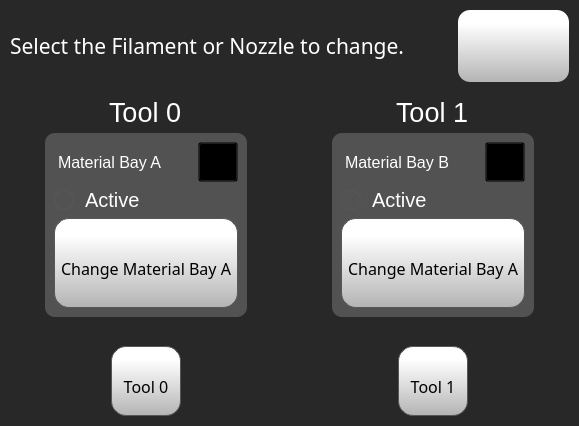
<?xml version="1.0" encoding="UTF-8"?>
<ui version="4.0">
 <class>Form</class>
 <widget class="QWidget" name="Form">
  <property name="geometry">
   <rect>
    <x>0</x>
    <y>0</y>
    <width>579</width>
    <height>426</height>
   </rect>
  </property>
  <property name="minimumSize">
   <size>
    <width>0</width>
    <height>0</height>
   </size>
  </property>
  <property name="maximumSize">
   <size>
    <width>2000</width>
    <height>2000</height>
   </size>
  </property>
  <property name="windowTitle">
   <string>Form</string>
  </property>
  <property name="autoFillBackground">
   <bool>false</bool>
  </property>
  <property name="styleSheet">
   <string notr="true">
background-color: rgb(40, 40, 40);
</string>
  </property>
  <layout class="QVBoxLayout" name="verticalLayout_6">
   <property name="spacing">
    <number>0</number>
   </property>
   <property name="leftMargin">
    <number>0</number>
   </property>
   <property name="topMargin">
    <number>0</number>
   </property>
   <property name="rightMargin">
    <number>0</number>
   </property>
   <property name="bottomMargin">
    <number>0</number>
   </property>
   <item>
    <widget class="QStackedWidget" name="mainMaterialNozzleStackedWidget">
     <property name="currentIndex">
      <number>0</number>
     </property>
     <widget class="QWidget" name="mainMaterialNozzlePage">
      <layout class="QVBoxLayout" name="verticalLayout_5" stretch="1,4">
       <property name="spacing">
        <number>5</number>
       </property>
       <property name="leftMargin">
        <number>5</number>
       </property>
       <property name="topMargin">
        <number>5</number>
       </property>
       <property name="rightMargin">
        <number>5</number>
       </property>
       <property name="bottomMargin">
        <number>5</number>
       </property>
       <item>
        <widget class="QFrame" name="infoBackFrame">
         <property name="styleSheet">
          <string notr="true">QFrame {
    border: none;
    border-radius: 10px;
    background: qlineargradient(
        x1:0, y1:0, x2:1, y2:1,
        stop:0 #1a1a1a,
        stop:1 #101010
    );

}
</string>
         </property>
         <property name="frameShape">
          <enum>QFrame::StyledPanel</enum>
         </property>
         <property name="frameShadow">
          <enum>QFrame::Raised</enum>
         </property>
         <layout class="QVBoxLayout" name="verticalLayout_28">
          <property name="spacing">
           <number>5</number>
          </property>
          <property name="leftMargin">
           <number>5</number>
          </property>
          <property name="topMargin">
           <number>5</number>
          </property>
          <property name="rightMargin">
           <number>5</number>
          </property>
          <property name="bottomMargin">
           <number>5</number>
          </property>
          <item>
           <layout class="QHBoxLayout" name="horizontalLayout_4" stretch="4,1">
            <item>
             <widget class="QLabel" name="materialNozzleLabel">
              <property name="font">
               <font>
                <family>Gotham</family>
                <pointsize>16</pointsize>
                <weight>50</weight>
                <bold>false</bold>
               </font>
              </property>
              <property name="styleSheet">
               <string notr="true">color: rgb(255, 255, 255);</string>
              </property>
              <property name="text">
               <string>Select the Filament or Nozzle to change.</string>
              </property>
              <property name="wordWrap">
               <bool>true</bool>
              </property>
             </widget>
            </item>
            <item>
             <widget class="QPushButton" name="materialNozzleBackButton">
              <property name="sizePolicy">
               <sizepolicy hsizetype="Expanding" vsizetype="Expanding">
                <horstretch>0</horstretch>
                <verstretch>0</verstretch>
               </sizepolicy>
              </property>
              <property name="minimumSize">
               <size>
                <width>0</width>
                <height>0</height>
               </size>
              </property>
              <property name="font">
               <font>
                <family>Gotham</family>
                <pointsize>16</pointsize>
               </font>
              </property>
              <property name="layoutDirection">
               <enum>Qt::LeftToRight</enum>
              </property>
              <property name="styleSheet">
               <string notr="true">QPushButton {
    border: none; /* no border for a flat push button */
	background-color: qlineargradient(spread:pad, x1:0, y1:1, x2:0, y2:0.188, stop:0 rgba(180, 180, 180, 255), stop:1 rgba(255, 255, 255, 255));
border-radius: 12px;
border-radius: 12px;


}

            QToolButton:checked {
                background-color: qlineargradient(x1: 0, y1: 0, x2: 0, y2: 1,
                                                stop: 0 #dadbde, stop: 1 #f6f7fa);
            }

QPushButton:pressed {
    background-color: qlineargradient(x1: 0, y1: 0, x2: 0, y2: 1,
                                      stop: 0 #dadbde, stop: 1 #f6f7fa);
}

QPushButton:flat {
    border: none; /* no border for a flat push button */
}

QPushButton:default {
    border-color: navy; /* make the default button prominent */
}</string>
              </property>
              <property name="text">
               <string/>
              </property>
              <property name="icon">
               <iconset resource="../resources/resource.qrc">
                <normaloff>:/Navigation/img/Navigation/arrows-4.png</normaloff>:/Navigation/img/Navigation/arrows-4.png</iconset>
              </property>
              <property name="iconSize">
               <size>
                <width>20</width>
                <height>20</height>
               </size>
              </property>
              <property name="checkable">
               <bool>false</bool>
              </property>
              <property name="autoDefault">
               <bool>false</bool>
              </property>
              <property name="default">
               <bool>false</bool>
              </property>
              <property name="flat">
               <bool>false</bool>
              </property>
             </widget>
            </item>
           </layout>
          </item>
         </layout>
        </widget>
       </item>
       <item>
        <layout class="QHBoxLayout" name="horizontalLayout_3" stretch="0,0">
         <item>
          <widget class="QFrame" name="tool0Frame">
           <property name="styleSheet">
            <string notr="true">QFrame {
    border: none;
    border-radius: 10px;
    background: qlineargradient(
        x1:0, y1:0, x2:1, y2:1,
        stop:0 #1a1a1a,
        stop:1 #101010
    );

}
</string>
           </property>
           <property name="frameShape">
            <enum>QFrame::StyledPanel</enum>
           </property>
           <property name="frameShadow">
            <enum>QFrame::Raised</enum>
           </property>
           <layout class="QVBoxLayout" name="verticalLayout_26" stretch="0,0,0,0">
            <property name="spacing">
             <number>0</number>
            </property>
            <property name="leftMargin">
             <number>5</number>
            </property>
            <property name="topMargin">
             <number>5</number>
            </property>
            <property name="rightMargin">
             <number>5</number>
            </property>
            <property name="bottomMargin">
             <number>5</number>
            </property>
            <item alignment="Qt::AlignHCenter">
             <widget class="QLabel" name="calibrateLabel_6">
              <property name="font">
               <font>
                <family>MS Shell Dlg 2</family>
                <pointsize>20</pointsize>
                <weight>50</weight>
                <bold>false</bold>
               </font>
              </property>
              <property name="styleSheet">
               <string notr="true">color: rgb(255, 255, 255);</string>
              </property>
              <property name="text">
               <string>Tool 0</string>
              </property>
             </widget>
            </item>
            <item>
             <layout class="QHBoxLayout" name="horizontalLayout">
              <property name="spacing">
               <number>5</number>
              </property>
              <property name="topMargin">
               <number>5</number>
              </property>
              <item alignment="Qt::AlignHCenter">
               <widget class="QFrame" name="frame">
                <property name="styleSheet">
                 <string notr="true">background-color: rgb(82, 82, 82);</string>
                </property>
                <property name="frameShape">
                 <enum>QFrame::StyledPanel</enum>
                </property>
                <property name="frameShadow">
                 <enum>QFrame::Raised</enum>
                </property>
                <layout class="QVBoxLayout" name="verticalLayout">
                 <property name="spacing">
                  <number>6</number>
                 </property>
                 <item>
                  <layout class="QHBoxLayout" name="horizontalLayout_6">
                   <item>
                    <widget class="QLabel" name="calibrateLabel_2">
                     <property name="font">
                      <font>
                       <family>MS Shell Dlg 2</family>
                       <pointsize>12</pointsize>
                       <weight>50</weight>
                       <bold>false</bold>
                      </font>
                     </property>
                     <property name="styleSheet">
                      <string notr="true">color: rgb(255, 255, 255);
margin-right:6px;</string>
                     </property>
                     <property name="text">
                      <string>Material Bay A</string>
                     </property>
                     <property name="margin">
                      <number>0</number>
                     </property>
                    </widget>
                   </item>
                   <item>
                    <widget class="QPushButton" name="editTool0MaterialBayA">
                     <property name="sizePolicy">
                      <sizepolicy hsizetype="Expanding" vsizetype="Expanding">
                       <horstretch>0</horstretch>
                       <verstretch>0</verstretch>
                      </sizepolicy>
                     </property>
                     <property name="minimumSize">
                      <size>
                       <width>40</width>
                       <height>40</height>
                      </size>
                     </property>
                     <property name="maximumSize">
                      <size>
                       <width>40</width>
                       <height>40</height>
                      </size>
                     </property>
                     <property name="font">
                      <font>
                       <family>Gotham</family>
                       <pointsize>16</pointsize>
                      </font>
                     </property>
                     <property name="layoutDirection">
                      <enum>Qt::LeftToRight</enum>
                     </property>
                     <property name="styleSheet">
                      <string notr="true">background-color: transparent;</string>
                     </property>
                     <property name="text">
                      <string/>
                     </property>
                     <property name="icon">
                      <iconset resource="../resources/resource.qrc">
                       <normaloff>:/Icons/img/icons/pencil.png</normaloff>:/Icons/img/icons/pencil.png</iconset>
                     </property>
                     <property name="iconSize">
                      <size>
                       <width>15</width>
                       <height>15</height>
                      </size>
                     </property>
                     <property name="checkable">
                      <bool>false</bool>
                     </property>
                     <property name="autoDefault">
                      <bool>false</bool>
                     </property>
                     <property name="default">
                      <bool>false</bool>
                     </property>
                     <property name="flat">
                      <bool>false</bool>
                     </property>
                    </widget>
                   </item>
                  </layout>
                 </item>
                 <item>
                  <widget class="QFrame" name="frame_2">
                   <property name="styleSheet">
                    <string notr="true"/>
                   </property>
                   <property name="frameShape">
                    <enum>QFrame::StyledPanel</enum>
                   </property>
                   <property name="frameShadow">
                    <enum>QFrame::Raised</enum>
                   </property>
                   <layout class="QHBoxLayout" name="horizontalLayout_5" stretch="1,6">
                    <property name="spacing">
                     <number>0</number>
                    </property>
                    <property name="leftMargin">
                     <number>0</number>
                    </property>
                    <property name="topMargin">
                     <number>0</number>
                    </property>
                    <property name="rightMargin">
                     <number>0</number>
                    </property>
                    <property name="bottomMargin">
                     <number>0</number>
                    </property>
                    <item alignment="Qt::AlignLeft">
                     <widget class="QLabel" name="tool10MaterialBayAStateColor">
                      <property name="minimumSize">
                       <size>
                        <width>20</width>
                        <height>20</height>
                       </size>
                      </property>
                      <property name="maximumSize">
                       <size>
                        <width>20</width>
                        <height>20</height>
                       </size>
                      </property>
                      <property name="font">
                       <font>
                        <family>Gotham</family>
                        <pointsize>16</pointsize>
                        <weight>50</weight>
                        <bold>false</bold>
                        <underline>false</underline>
                        <strikeout>false</strikeout>
                       </font>
                      </property>
                      <property name="styleSheet">
                       <string notr="true">     border: 1px solid rgb(87, 87, 87);
	border-radius: 10px;
    background: qlineargradient(
        x1:0, y1:0, x2:0, y2:1,
        stop:0 #52ff56,
        stop:0.3 #2ee937,
        stop:0.6 #1ec12d,
        stop:1 #179226
    );</string>
                      </property>
                      <property name="text">
                       <string/>
                      </property>
                      <property name="alignment">
                       <set>Qt::AlignCenter</set>
                      </property>
                     </widget>
                    </item>
                    <item alignment="Qt::AlignLeft">
                     <widget class="QLabel" name="tool0MaterialBayAStateLabel">
                      <property name="font">
                       <font>
                        <family>MS Shell Dlg 2</family>
                        <pointsize>15</pointsize>
                        <weight>50</weight>
                        <bold>false</bold>
                       </font>
                      </property>
                      <property name="styleSheet">
                       <string notr="true">color: rgb(255, 255, 255);
margin-right:6px;</string>
                      </property>
                      <property name="text">
                       <string>Active</string>
                      </property>
                      <property name="margin">
                       <number>0</number>
                      </property>
                     </widget>
                    </item>
                   </layout>
                  </widget>
                 </item>
                 <item>
                  <widget class="QToolButton" name="changeTool0MaterialBayA">
                   <property name="sizePolicy">
                    <sizepolicy hsizetype="Expanding" vsizetype="Expanding">
                     <horstretch>0</horstretch>
                     <verstretch>0</verstretch>
                    </sizepolicy>
                   </property>
                   <property name="minimumSize">
                    <size>
                     <width>80</width>
                     <height>80</height>
                    </size>
                   </property>
                   <property name="maximumSize">
                    <size>
                     <width>200</width>
                     <height>16777215</height>
                    </size>
                   </property>
                   <property name="font">
                    <font>
                     <family>Gotham</family>
                     <pointsize>12</pointsize>
                    </font>
                   </property>
                   <property name="styleSheet">
                    <string notr="true">QToolButton {

     border: 1px solid rgb(87, 87, 87);
	background-color: qlineargradient(spread:pad, x1:0, y1:1, x2:0, y2:0.188, stop:0 rgba(180, 180, 180, 255), stop:1 rgba(255, 255, 255, 255));
border-radius: 15px;
 padding-top: 10px;

}

QToolButton:pressed {
    background-color: qlineargradient(x1: 0, y1: 0, x2: 0, y2: 1,
                                      stop: 0 #dadbde, stop: 1 #f6f7fa);
}

QToolButton:flat {
    border: none; /* no border for a flat push button */
}

QToolButton:default {
    border-color: navy; /* make the default button prominent */
}

QToolButton:focus {
	outline: none;
}</string>
                   </property>
                   <property name="text">
                    <string>Change Material Bay A</string>
                   </property>
                   <property name="icon">
                    <iconset resource="../resources/resource.qrc">
                     <normaloff>:/Icons/img/icons/Spool.png</normaloff>:/Icons/img/icons/Spool.png</iconset>
                   </property>
                   <property name="iconSize">
                    <size>
                     <width>30</width>
                     <height>30</height>
                    </size>
                   </property>
                   <property name="toolButtonStyle">
                    <enum>Qt::ToolButtonTextUnderIcon</enum>
                   </property>
                  </widget>
                 </item>
                </layout>
               </widget>
              </item>
             </layout>
            </item>
            <item alignment="Qt::AlignHCenter">
             <widget class="QLabel" name="tool0FilamentTubeImage">
              <property name="sizePolicy">
               <sizepolicy hsizetype="Minimum" vsizetype="Minimum">
                <horstretch>0</horstretch>
                <verstretch>0</verstretch>
               </sizepolicy>
              </property>
              <property name="maximumSize">
               <size>
                <width>200</width>
                <height>60</height>
               </size>
              </property>
              <property name="font">
               <font>
                <family>Gotham</family>
                <pointsize>16</pointsize>
                <weight>50</weight>
                <bold>false</bold>
                <underline>false</underline>
                <strikeout>false</strikeout>
               </font>
              </property>
              <property name="styleSheet">
               <string notr="true">margin-left:50px;
margin-right:50px;</string>
              </property>
              <property name="text">
               <string/>
              </property>
              <property name="pixmap">
               <pixmap resource="../resources/resource.qrc">:/Filament Paths/img/Filament Paths/singleLoaded.png</pixmap>
              </property>
              <property name="scaledContents">
               <bool>true</bool>
              </property>
              <property name="wordWrap">
               <bool>true</bool>
              </property>
              <property name="margin">
               <number>0</number>
              </property>
             </widget>
            </item>
            <item alignment="Qt::AlignHCenter">
             <widget class="QToolButton" name="changeTool0Button">
              <property name="minimumSize">
               <size>
                <width>70</width>
                <height>70</height>
               </size>
              </property>
              <property name="font">
               <font>
                <family>Gotham</family>
                <pointsize>12</pointsize>
               </font>
              </property>
              <property name="styleSheet">
               <string notr="true">QToolButton {

     border: 1px solid rgb(87, 87, 87);
	background-color: qlineargradient(spread:pad, x1:0, y1:1, x2:0, y2:0.188, stop:0 rgba(180, 180, 180, 255), stop:1 rgba(255, 255, 255, 255));
border-radius: 15px;
 padding-top: 10px;


}

QToolButton:pressed {
    background-color: qlineargradient(x1: 0, y1: 0, x2: 0, y2: 1,
                                      stop: 0 #dadbde, stop: 1 #f6f7fa);
}

QToolButton:flat {
    border: none; /* no border for a flat push button */
}

QToolButton:default {
    border-color: navy; /* make the default button prominent */
}

QToolButton:focus {
	outline: none;
}</string>
              </property>
              <property name="text">
               <string>Tool 0</string>
              </property>
              <property name="icon">
               <iconset resource="../resources/resource.qrc">
                <normaloff>:/Icons/img/icons/NozzleSelect.png</normaloff>:/Icons/img/icons/NozzleSelect.png</iconset>
              </property>
              <property name="iconSize">
               <size>
                <width>20</width>
                <height>20</height>
               </size>
              </property>
              <property name="toolButtonStyle">
               <enum>Qt::ToolButtonTextUnderIcon</enum>
              </property>
             </widget>
            </item>
           </layout>
           <zorder>tool0FilamentTubeImage</zorder>
           <zorder>changeTool0Button</zorder>
           <zorder>calibrateLabel_6</zorder>
          </widget>
         </item>
         <item>
          <widget class="QFrame" name="tool1Frame">
           <property name="styleSheet">
            <string notr="true">QFrame {
    border: none;
    border-radius: 10px;
    background: qlineargradient(
        x1:0, y1:0, x2:1, y2:1,
        stop:0 #1a1a1a,
        stop:1 #101010
    );

}
</string>
           </property>
           <property name="frameShape">
            <enum>QFrame::StyledPanel</enum>
           </property>
           <property name="frameShadow">
            <enum>QFrame::Raised</enum>
           </property>
           <layout class="QVBoxLayout" name="verticalLayout_27" stretch="0,0,0,0">
            <property name="spacing">
             <number>0</number>
            </property>
            <property name="leftMargin">
             <number>5</number>
            </property>
            <property name="topMargin">
             <number>5</number>
            </property>
            <property name="rightMargin">
             <number>5</number>
            </property>
            <property name="bottomMargin">
             <number>5</number>
            </property>
            <item alignment="Qt::AlignHCenter">
             <widget class="QLabel" name="calibrateLabel_7">
              <property name="font">
               <font>
                <family>MS Shell Dlg 2</family>
                <pointsize>20</pointsize>
                <weight>50</weight>
                <bold>false</bold>
               </font>
              </property>
              <property name="styleSheet">
               <string notr="true">color: rgb(255, 255, 255);</string>
              </property>
              <property name="text">
               <string>Tool 1</string>
              </property>
             </widget>
            </item>
            <item>
             <layout class="QHBoxLayout" name="horizontalLayout_2">
              <property name="spacing">
               <number>5</number>
              </property>
              <property name="topMargin">
               <number>5</number>
              </property>
              <item alignment="Qt::AlignHCenter">
               <widget class="QFrame" name="frame_3">
                <property name="styleSheet">
                 <string notr="true">background-color: rgb(82, 82, 82);</string>
                </property>
                <property name="frameShape">
                 <enum>QFrame::StyledPanel</enum>
                </property>
                <property name="frameShadow">
                 <enum>QFrame::Raised</enum>
                </property>
                <layout class="QVBoxLayout" name="verticalLayout_2">
                 <property name="spacing">
                  <number>6</number>
                 </property>
                 <item>
                  <layout class="QHBoxLayout" name="horizontalLayout_7">
                   <item>
                    <widget class="QLabel" name="calibrateLabel_3">
                     <property name="font">
                      <font>
                       <family>MS Shell Dlg 2</family>
                       <pointsize>12</pointsize>
                       <weight>50</weight>
                       <bold>false</bold>
                      </font>
                     </property>
                     <property name="styleSheet">
                      <string notr="true">color: rgb(255, 255, 255);
margin-right:6px;</string>
                     </property>
                     <property name="text">
                      <string>Material Bay B</string>
                     </property>
                     <property name="margin">
                      <number>0</number>
                     </property>
                    </widget>
                   </item>
                   <item>
                    <widget class="QPushButton" name="editTool1MaterialBayX">
                     <property name="sizePolicy">
                      <sizepolicy hsizetype="Expanding" vsizetype="Expanding">
                       <horstretch>0</horstretch>
                       <verstretch>0</verstretch>
                      </sizepolicy>
                     </property>
                     <property name="minimumSize">
                      <size>
                       <width>40</width>
                       <height>40</height>
                      </size>
                     </property>
                     <property name="maximumSize">
                      <size>
                       <width>40</width>
                       <height>40</height>
                      </size>
                     </property>
                     <property name="font">
                      <font>
                       <family>Gotham</family>
                       <pointsize>16</pointsize>
                      </font>
                     </property>
                     <property name="layoutDirection">
                      <enum>Qt::LeftToRight</enum>
                     </property>
                     <property name="styleSheet">
                      <string notr="true">background-color: transparent;</string>
                     </property>
                     <property name="text">
                      <string/>
                     </property>
                     <property name="icon">
                      <iconset resource="../resources/resource.qrc">
                       <normaloff>:/Icons/img/icons/pencil.png</normaloff>:/Icons/img/icons/pencil.png</iconset>
                     </property>
                     <property name="iconSize">
                      <size>
                       <width>15</width>
                       <height>15</height>
                      </size>
                     </property>
                     <property name="checkable">
                      <bool>false</bool>
                     </property>
                     <property name="autoDefault">
                      <bool>false</bool>
                     </property>
                     <property name="default">
                      <bool>false</bool>
                     </property>
                     <property name="flat">
                      <bool>false</bool>
                     </property>
                    </widget>
                   </item>
                  </layout>
                 </item>
                 <item>
                  <widget class="QFrame" name="frame_4">
                   <property name="styleSheet">
                    <string notr="true"/>
                   </property>
                   <property name="frameShape">
                    <enum>QFrame::StyledPanel</enum>
                   </property>
                   <property name="frameShadow">
                    <enum>QFrame::Raised</enum>
                   </property>
                   <layout class="QHBoxLayout" name="horizontalLayout_8" stretch="1,6">
                    <property name="spacing">
                     <number>0</number>
                    </property>
                    <property name="leftMargin">
                     <number>0</number>
                    </property>
                    <property name="topMargin">
                     <number>0</number>
                    </property>
                    <property name="rightMargin">
                     <number>0</number>
                    </property>
                    <property name="bottomMargin">
                     <number>0</number>
                    </property>
                    <item alignment="Qt::AlignLeft">
                     <widget class="QLabel" name="tool11MaterialBayXStateColor">
                      <property name="minimumSize">
                       <size>
                        <width>20</width>
                        <height>20</height>
                       </size>
                      </property>
                      <property name="maximumSize">
                       <size>
                        <width>20</width>
                        <height>20</height>
                       </size>
                      </property>
                      <property name="font">
                       <font>
                        <family>Gotham</family>
                        <pointsize>16</pointsize>
                        <weight>50</weight>
                        <bold>false</bold>
                        <underline>false</underline>
                        <strikeout>false</strikeout>
                       </font>
                      </property>
                      <property name="styleSheet">
                       <string notr="true">     border: 1px solid rgb(87, 87, 87);
	border-radius: 10px;
    background: qlineargradient(
        x1:0, y1:0, x2:0, y2:1,
        stop:0 #52ff56,
        stop:0.3 #2ee937,
        stop:0.6 #1ec12d,
        stop:1 #179226
    );</string>
                      </property>
                      <property name="text">
                       <string/>
                      </property>
                      <property name="alignment">
                       <set>Qt::AlignCenter</set>
                      </property>
                     </widget>
                    </item>
                    <item alignment="Qt::AlignLeft">
                     <widget class="QLabel" name="tool1MaterialBayXStateLabel">
                      <property name="font">
                       <font>
                        <family>MS Shell Dlg 2</family>
                        <pointsize>15</pointsize>
                        <weight>50</weight>
                        <bold>false</bold>
                       </font>
                      </property>
                      <property name="styleSheet">
                       <string notr="true">color: rgb(255, 255, 255);
margin-right:6px;</string>
                      </property>
                      <property name="text">
                       <string>Active</string>
                      </property>
                      <property name="margin">
                       <number>0</number>
                      </property>
                     </widget>
                    </item>
                   </layout>
                  </widget>
                 </item>
                 <item>
                  <widget class="QToolButton" name="changeTool1MaterialBayX">
                   <property name="sizePolicy">
                    <sizepolicy hsizetype="Expanding" vsizetype="Expanding">
                     <horstretch>0</horstretch>
                     <verstretch>0</verstretch>
                    </sizepolicy>
                   </property>
                   <property name="minimumSize">
                    <size>
                     <width>80</width>
                     <height>80</height>
                    </size>
                   </property>
                   <property name="maximumSize">
                    <size>
                     <width>200</width>
                     <height>16777215</height>
                    </size>
                   </property>
                   <property name="font">
                    <font>
                     <family>Gotham</family>
                     <pointsize>12</pointsize>
                    </font>
                   </property>
                   <property name="styleSheet">
                    <string notr="true">QToolButton {

     border: 1px solid rgb(87, 87, 87);
	background-color: qlineargradient(spread:pad, x1:0, y1:1, x2:0, y2:0.188, stop:0 rgba(180, 180, 180, 255), stop:1 rgba(255, 255, 255, 255));
border-radius: 15px;
 padding-top: 10px;

}

QToolButton:pressed {
    background-color: qlineargradient(x1: 0, y1: 0, x2: 0, y2: 1,
                                      stop: 0 #dadbde, stop: 1 #f6f7fa);
}

QToolButton:flat {
    border: none; /* no border for a flat push button */
}

QToolButton:default {
    border-color: navy; /* make the default button prominent */
}

QToolButton:focus {
	outline: none;
}</string>
                   </property>
                   <property name="text">
                    <string>Change Material Bay A</string>
                   </property>
                   <property name="icon">
                    <iconset resource="../resources/resource.qrc">
                     <normaloff>:/Icons/img/icons/Spool.png</normaloff>:/Icons/img/icons/Spool.png</iconset>
                   </property>
                   <property name="iconSize">
                    <size>
                     <width>30</width>
                     <height>30</height>
                    </size>
                   </property>
                   <property name="toolButtonStyle">
                    <enum>Qt::ToolButtonTextUnderIcon</enum>
                   </property>
                  </widget>
                 </item>
                </layout>
               </widget>
              </item>
             </layout>
            </item>
            <item alignment="Qt::AlignHCenter">
             <widget class="QLabel" name="tool0FilamentTubeImage_2">
              <property name="sizePolicy">
               <sizepolicy hsizetype="Minimum" vsizetype="Minimum">
                <horstretch>0</horstretch>
                <verstretch>0</verstretch>
               </sizepolicy>
              </property>
              <property name="maximumSize">
               <size>
                <width>200</width>
                <height>60</height>
               </size>
              </property>
              <property name="font">
               <font>
                <family>Gotham</family>
                <pointsize>16</pointsize>
                <weight>50</weight>
                <bold>false</bold>
                <underline>false</underline>
                <strikeout>false</strikeout>
               </font>
              </property>
              <property name="styleSheet">
               <string notr="true">margin-left:50px;
margin-right:50px;</string>
              </property>
              <property name="text">
               <string/>
              </property>
              <property name="pixmap">
               <pixmap resource="../resources/resource.qrc">:/Filament Paths/img/Filament Paths/singleLoaded.png</pixmap>
              </property>
              <property name="scaledContents">
               <bool>true</bool>
              </property>
              <property name="wordWrap">
               <bool>true</bool>
              </property>
              <property name="margin">
               <number>0</number>
              </property>
             </widget>
            </item>
            <item alignment="Qt::AlignHCenter">
             <widget class="QToolButton" name="changeTool1Button">
              <property name="minimumSize">
               <size>
                <width>70</width>
                <height>70</height>
               </size>
              </property>
              <property name="font">
               <font>
                <family>Gotham</family>
                <pointsize>12</pointsize>
               </font>
              </property>
              <property name="styleSheet">
               <string notr="true">QToolButton {

     border: 1px solid rgb(87, 87, 87);
	background-color: qlineargradient(spread:pad, x1:0, y1:1, x2:0, y2:0.188, stop:0 rgba(180, 180, 180, 255), stop:1 rgba(255, 255, 255, 255));
border-radius: 15px;
 padding-top: 10px;


}

QToolButton:pressed {
    background-color: qlineargradient(x1: 0, y1: 0, x2: 0, y2: 1,
                                      stop: 0 #dadbde, stop: 1 #f6f7fa);
}

QToolButton:flat {
    border: none; /* no border for a flat push button */
}

QToolButton:default {
    border-color: navy; /* make the default button prominent */
}

QToolButton:focus {
	outline: none;
}</string>
              </property>
              <property name="text">
               <string>Tool 1</string>
              </property>
              <property name="icon">
               <iconset resource="../resources/resource.qrc">
                <normaloff>:/Icons/img/icons/NozzleSelect.png</normaloff>:/Icons/img/icons/NozzleSelect.png</iconset>
              </property>
              <property name="iconSize">
               <size>
                <width>20</width>
                <height>20</height>
               </size>
              </property>
              <property name="toolButtonStyle">
               <enum>Qt::ToolButtonTextUnderIcon</enum>
              </property>
             </widget>
            </item>
           </layout>
          </widget>
         </item>
        </layout>
       </item>
      </layout>
     </widget>
    </widget>
   </item>
  </layout>
 </widget>
 <resources>
  <include location="../resources/resource.qrc"/>
 </resources>
 <connections/>
</ui>
